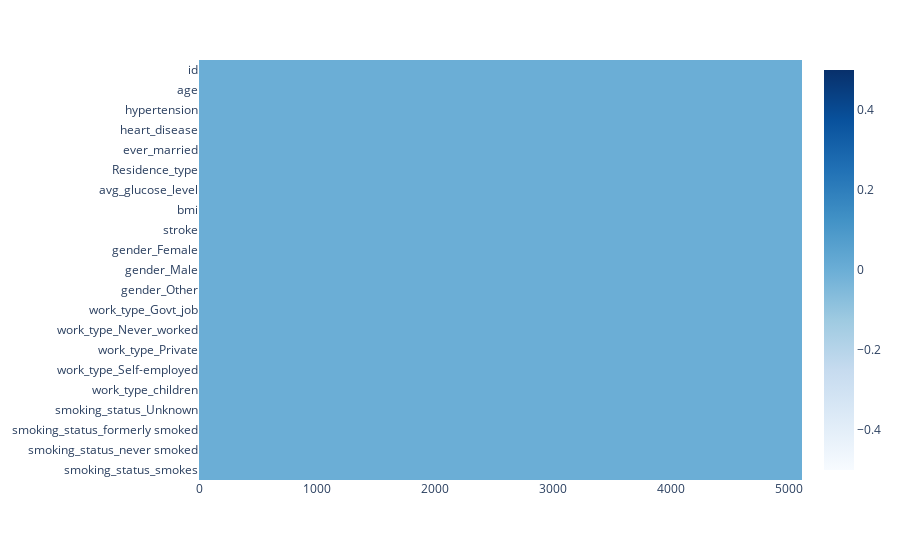

Notebook source saved alongside this figure:
### Markdown cell above
## Missing Values Visualization

### Code cell
fig = px.imshow(df_stroke.isna().transpose(),color_continuous_scale="Blues")
fig.show()

### Figure 1 — Plotly figure (JSON) as saved in the notebook; plotly's stock layout.template omitted (floating-point values rounded to 4 significant figures; data arrays with more than 128 entries replaced by an {"elided": "..."} marker saying what was removed)
{"data": [{"coloraxis": "coloraxis", "hovertemplate": "x: %{x}<br>y: %{y}<br>color: %{z}<extra></extra>", "name": "0", "type": "heatmap", "x": {"elided": "5110 int values"}, "xaxis": "x", "y": ["id", "age", "hypertension", "heart_disease", "ever_married", "Residence_type", "avg_glucose_level", "bmi", "stroke", "gender_Female", "gender_Male", "gender_Other", "work_type_Govt_job", "work_type_Never_worked", "work_type_Private", "work_type_Self-employed", "work_type_children", "smoking_status_Unknown", "smoking_status_formerly smoked", "smoking_status_never smoked", "smoking_status_smokes"], "yaxis": "y", "z": {"elided": "21x5110 int values"}}], "layout": {"coloraxis": {"colorscale": [[0, "rgb(247,251,255)"], [0.125, "rgb(222,235,247)"], [0.25, "rgb(198,219,239)"], [0.375, "rgb(158,202,225)"], [0.5, "rgb(107,174,214)"], [0.625, "rgb(66,146,198)"], [0.75, "rgb(33,113,181)"], [0.875, "rgb(8,81,156)"], [1, "rgb(8,48,107)"]]}, "margin": {"t": 60}, "xaxis": {"anchor": "y", "constrain": "domain", "domain": [0, 1], "scaleanchor": "y"}, "yaxis": {"anchor": "x", "autorange": "reversed", "constrain": "domain", "domain": [0, 1]}}}
